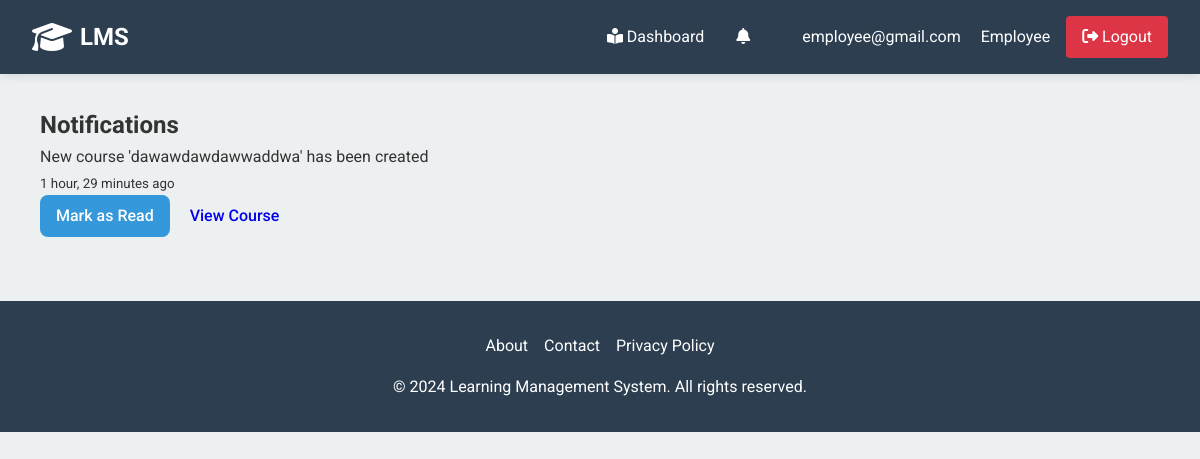
The page /notifications/ (signed in) on the database its author committed.
### accounts/models.py (models this page shows)
class CustomUser(AbstractUser):
    ROLES = (
        ('admin', 'Admin'),
        ('manager', 'Manager'),
        ('employee', 'Employee'),
    )
    role = models.CharField(max_length=10, choices=ROLES)
    groups = models.ManyToManyField(
        'auth.Group',
        related_name='custom_user_set',
        blank=True,
        verbose_name='groups',
    )
    user_permissions = models.ManyToManyField(
        'auth.Permission',
        related_name='custom_user_set',
        blank=True,
        verbose_name='user permissions',
    )

class Notification(models.Model):
    recipient = models.ForeignKey(CustomUser, on_delete=models.CASCADE, related_name='notifications')
    message = models.CharField(max_length=255)
    created_at = models.DateTimeField(auto_now_add=True)
    is_read = models.BooleanField(default=False)
    course = models.ForeignKey(Course, on_delete=models.CASCADE, null=True, blank=True)
    class Meta:
        ordering = ['-created_at']

### accounts/views.py (the view)
# urls.py: path('notifications/', views.notifications, name='notifications'),
@login_required
def notifications(request):
    notifications = Notification.objects.filter(recipient=request.user, is_read=False)
    return render(request, 'notifications.html', {'notifications': notifications})

### templates/notifications.html
{% extends 'base.html' %}
{% block content %}
<div class="container mt-4">
    <h2>Notifications</h2>
    {% if notifications %}
        <div class="list-group">
            {% for notification in notifications %}
                <div class="list-group-item">
                    <div class="d-flex justify-content-between align-items-center">
                        <div>
                            <p class="mb-1">{{ notification.message }}</p>
                            <small class="text-muted">{{ notification.created_at|timesince }} ago</small>
                        </div>
                        <div>
                            <a href="{% url 'mark_notification_read' notification.id %}" class="btn btn-sm btn-primary">Mark as Read</a>
                            {% if notification.course %}
                                <a href="#" class="btn btn-sm btn-info">View Course</a>
                            {% endif %}
                        </div>
                    </div>
                </div>
            {% endfor %}
        </div>
    {% else %}
        <p>No new notifications</p>
    {% endif %}
</div>
{% endblock %}

### templates/base.html (shortened to what this page needs)
<!DOCTYPE html>
<html lang="en">
<head>
    {% load static %}
    <link rel="stylesheet" href="{% static 'css/style.css' %}">
    <link rel="stylesheet" href="https://cdnjs.cloudflare.com/ajax/libs/font-awesome/6.5.1/css/all.min.css">
</head>
<body>
    <header>
        <nav class="navbar">
            <div class="nav-brand">
                <a href="{% url 'home' %}">
                    <i class="fas fa-graduation-cap"></i>
                    <span>LMS</span>
                </a>
            </div>
            <div class="nav-links">
                {% if user.is_authenticated %}
                    <div class="user-menu">
                        {% if user.role == 'admin' %}
                            <a href="{% url 'admin_dashboard' %}" class="nav-link">
                                <i class="fas fa-tachometer-alt"></i> Dashboard
                            </a>
                        {% elif user.role == 'manager' %}
                            <a href="{% url 'manager_dashboard' %}" class="nav-link">
                                <i class="fas fa-chart-line"></i> Dashboard
                            </a>
                        {% else %}
                            <a href="{% url 'employee_dashboard' %}" class="nav-link">
                                <i class="fas fa-book-reader"></i> Dashboard
                            </a>
                            <div class="notification-bell">
                                <a href="{% url 'notifications' %}" class="nav-link">
                                    <i class="fas fa-bell"></i>
                                </a>
                            </div>
                        {% endif %}
                        <div class="user-profile">
                            <div class="user-info">
                                <span class="user-email">{{ user.email }}</span>
                                <span class="user-role">{{ user.role|title }}</span>
                            </div>
                            <a href="{% url 'user_logout' %}" class="nav-link logout-btn">
                                <i class="fas fa-sign-out-alt"></i> Logout
                            </a>
                        </div>
                    </div>
                {% endif %}
            </div>
        </nav>
    </header>
    <div class="container">
        <main class="content">
            {% block content %}
            {% endblock %}
        </main>
    </div>
    <footer class="footer">
        <div class="footer-content">
            <div class="footer-links">
                <a href="#" class="footer-link">About</a>
                <a href="#" class="footer-link">Contact</a>
                <a href="#" class="footer-link">Privacy Policy</a>
            </div>
            <p>&copy; {% now "Y" %} Learning Management System. All rights reserved.</p>
        </div>
    </footer>
</body>
</html>

### static/css/style.css (style rules this page uses)
:root { --primary-color: #3498db; --secondary-color: #2c3e50; --accent-color: #e74c3c; --background-color: #ecf0f1; --text-color: #333; --light-text-color: #fff; --success-color: #2ecc71; --warning-color: #f39c12; --error-color: #e74c3c; --border-radius: 4px; --box-shadow: 0 2px 10px rgba(0, 0, 0, 0.1); --transition: all 0.3s ease; }
* { margin: 0; padding: 0; box-sizing: border-box; }
body { font-family: 'Roboto', sans-serif; line-height: 1.6; color: var(--text-color); background-color: var(--background-color); }
.container { max-width: 1200px; margin: 0 auto; padding: 0 20px; }
.navbar { display: flex; justify-content: space-between; align-items: center; padding: 1rem 2rem; background-color: var(--secondary-color); box-shadow: var(--box-shadow); }
.nav-brand a { display: flex; align-items: center; color: var(--light-text-color); text-decoration: none; font-size: 1.5rem; font-weight: 700; }
.nav-brand i { margin-right: 0.5rem; font-size: 2rem; }
.nav-links { display: flex; align-items: center; }
.nav-link { color: var(--light-text-color); text-decoration: none; padding: 0.5rem 1rem; transition: var(--transition); }
.user-menu { display: flex; align-items: center; }
.user-profile { margin-left: 1rem; display: flex; align-items: center; }
.user-profile span { color: var(--light-text-color); margin-right: 1rem; }
.content { padding: 2rem 0; }
.btn { display: inline-block; padding: 0.8rem 1.5rem; border-radius: var(--border-radius); text-decoration: none; font-weight: 500; transition: var(--transition); }
.footer { background-color: var(--secondary-color); color: var(--light-text-color); padding: 2rem 0; margin-top: 2rem; }
.footer-content { display: flex; flex-direction: column; align-items: center; }
.footer-links { display: flex; gap: 1rem; margin-bottom: 1rem; }
.footer-link { color: var(--light-text-color); text-decoration: none; transition: var(--transition); }
:root { --primary-color: #3498db; --secondary-color: #2c3e50; --accent-color: #e74c3c; --success-color: #2ecc71; --warning-color: #f39c12; --danger-color: #e74c3c; --light-color: #ecf0f1; --dark-color: #34495e; --text-color: #333; --border-radius: 8px; --box-shadow: 0 2px 10px rgba(0, 0, 0, 0.1); }
.btn { display: inline-block; padding: 0.5rem 1rem; border-radius: var(--border-radius); text-decoration: none; font-weight: 500; transition: all 0.3s ease; }
.btn-primary { background-color: var(--primary-color); color: white; }
.notification-bell { position: relative; margin-right: 20px; }
.logout-btn { background-color: #dc3545; color: white; padding: 8px 16px; border-radius: 4px; transition: background-color 0.3s; }

### rows shown on the page
CustomUser: email "employee@gmail.com", role "Employee"
Notification: message "New course 'dawawdawdawwaddwa' has been created", created_at "1 hour, 29 minutes", shows "View Course"
